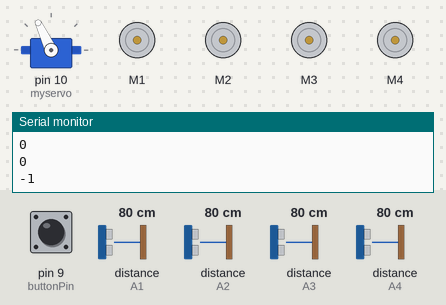
Bench run of a sketch on a simulated Arduino Uno, built with avr-gcc and run on an emulated ATmega328P. On the bench: servo, 4 × DC motor (green arrow = forward, orange = backward, longer = faster), the last lines printed to the serial monitor. Inputs (shaded band) come from the test bench; at power-on: pin 9 (buttonPin) LOW, distance to the obstacle (sensors on A4, A2, A1, A3) 80 cm. The echo pulse lasts 58.3 µs per cm.

Above: at 1.4 s.
1.5 s: pin 9 (buttonPin) pulled HIGH for 0.4 s
3.4 s: pin 9 (buttonPin) pulled HIGH for 1 s
At 7.3 s:
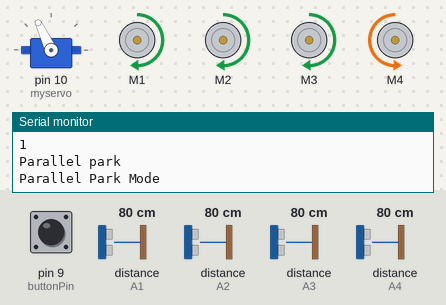
7.4 s: distance to the obstacle (sensor on A4) set to 25 cm
8.9 s: distance to the obstacle (sensor on A4) set to 20 cm
At 10.3 s:
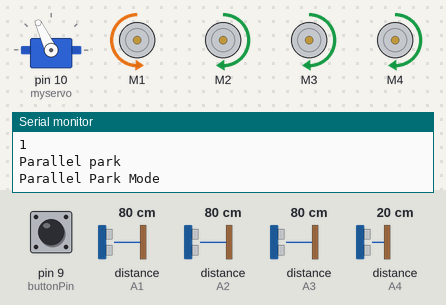
At 10.8 s:
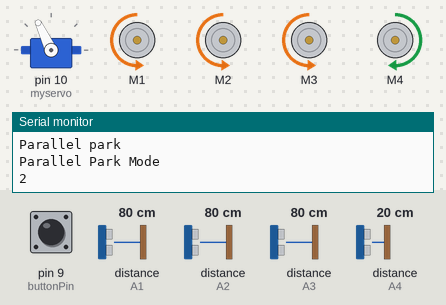
11.9 s: pin 9 (buttonPin) pulled HIGH for 0.4 s
At 14.39 s:
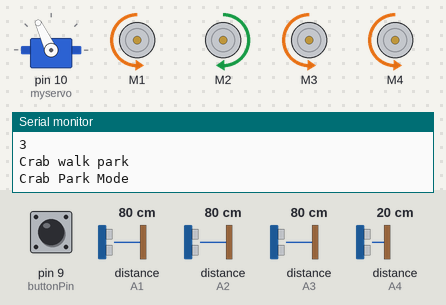
15.3 s: distance to the obstacle (sensor on A2) set to 11 cm
18.3 s: distance to the obstacle (sensor on A2) set to 8 cm
Timing chart, 0 to 21.0 s (numbered marks = the images above; inputs shaded):
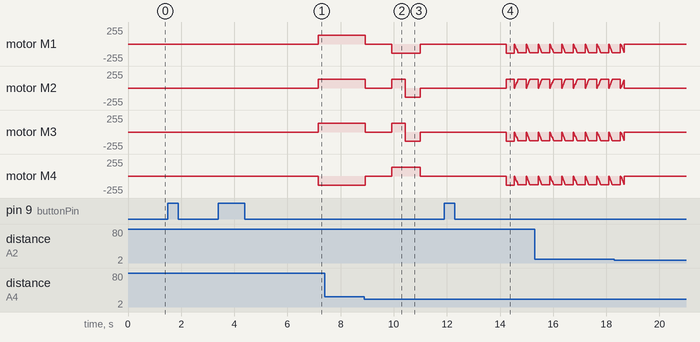

The sketch:

Rover_Final_Code.ino
```cpp
//Made for project in Autonomoues vehicle design under Prof. R.Calhoun at ASU

#include <AFMotor.h>
#include <NewPing.h>
#include <Servo.h>

#define SONAR_NUM 4
#define TRIG_PIN A0
#define ECHO_PIN A1
#define MAX_DISTANCE 200 // MAX distance to be measured by a Sonar module
#define MAX_SPEED 135 // set speed of DC  motors
#define MAX_SPEED_OFFSET 20

//Drive mode parameters
int buttonPin = 9;
int buttonRead;
int dt=100;
int buttonNew;
int buttonOld = 1;
int s = -1;
int d1 = 0;
int d2 = 0;
int d3 = 0;
int d21 = 0;

NewPing sonar[SONAR_NUM] = {   // Sensor object array.
  NewPing(TRIG_PIN, A1, MAX_DISTANCE),
  NewPing(TRIG_PIN, A2, MAX_DISTANCE),
  NewPing(TRIG_PIN, A3, MAX_DISTANCE),
  NewPing(TRIG_PIN, A4, MAX_DISTANCE)
};

//L293D Extension Module Motor pin connection definition
AF_DCMotor motor1(1, MOTOR12_1KHZ);
AF_DCMotor motor2(2, MOTOR12_1KHZ);
AF_DCMotor motor3(3, MOTOR34_1KHZ);
AF_DCMotor motor4(4, MOTOR34_1KHZ);
Servo myservo;
boolean goesForward=false;
int distance[4] = {100,100,100,100};
int speedSet = 0;

void setup() { // Void Setup function

  Serial.begin(115200);
  myservo.attach(10);
  myservo.write(115);
  for (uint8_t i = 0; i < SONAR_NUM; i++) {
    delay(50);
    distance[i] = sonar[i].ping_cm();
  }
  pinMode(buttonPin,INPUT);
}

void loop() { // Void loop function
  buttonNew = digitalRead(buttonPin);
  if(buttonOld==0 && buttonNew==1){ //Button variable to switch between drive modes
  s = (s+1)%6;
  }
  Serial.println(buttonNew);
  Serial.println(buttonOld);
  Serial.println(s);
  if(s==0 || s==2 || s==4){ //Neutral Mode for s=0, 2 and 4
    Serial.println("Neutral");
     moveStop();
  }
  if(s==1){ // Parallel parking mode
    Serial.println("Parallel park");
    parallel_park();
    Serial.println(s);
  }

  if(s==3){ // Crab parking mode
    Serial.println("Crab walk park");
    reverse_park();
     Serial.println(s);
  }

  if(s==5){ // Obstacle avoidance mode
    Serial.println("Obstacle avoidance");
    obstacle();
    Serial.println(s);
  }

buttonOld = buttonNew;
delay(dt);

 for (uint8_t i = 0; i < SONAR_NUM; i++) {
    delay(50);
    distance[i] = sonar[i].ping_cm(); //Capturing all the sensor values in a loop
}
}

void obstacle() { // function for obstacle avoidance

 int distanceR = 0;
 int distanceL =  0;
 delay(40);
 Serial.println(distance[0]);
 if(distance[0]<=20)
 {    Serial.println(distance[0]);
      moveStop();
      delay(100);
      moveBackward();
      delay(300);
      moveStop();
      delay(200);
      distanceR = lookRight();
      delay(200);
      distanceL = lookLeft();
      delay(200);
      if(distanceL>=distanceR)
      {
        turnLeft();
        moveStop();
      }else
      {
        turnRight();
        moveStop();
      }
      delay(250);
 }

  if(sonar[0].ping_cm()>25)
  {
   moveForward();
  }

   for (uint8_t i = 0; i < SONAR_NUM; i++) {
     delay(50);
     distance[i] = sonar[i].ping_cm(); //Capturing all the sensor values in a loop
   }

}

void parallel_park() { //Function for parallel park
    Serial.println("Parallel Park Mode");

    while(sonar[1].ping_cm()<=13 || sonar[2].ping_cm()<=13){

    moveForward();
    }
    d1= sonar[1].ping_cm();
    d2= sonar[2].ping_cm();
    if(d1==0 || d2==0){
      if(d1==0){d1=200;}
      if(d2==0){d2=200;}
    }
    if(d1>13 && d2>13){
      // d11 = sonar[1].ping_cm();
      // d21 = sonar[2].ping_cm();
      // if(d11==0 || d21==0){
      //   if(d11==0){d11=200;}
      //   if(d21==0){d21=200;}
      // }
      // if(d11<=13 && d21<=13){
        delay(700);
        //Serial.println("loop enter");
        moveStop();
        delay(2000);
        turnRight();
        delay(500);
        // d3 = sonar[3].ping_cm();
        while(sonar[3].ping_cm()>22){
          moveBackward();
          delay(250);
        }
        moveStop();
        delay(1000);
        // while(sonar[1].ping_cm()>5 || sonar[2].ping_cm()>5){
        //   delay(250);
           turnLeft();
        // }
        delay(250);
        s=2;
      // }
    }
  }


void reverse_park() { //Function for crab walk park
      Serial.println("Crab Park Mode");
    while(sonar[1].ping_cm()<=13 || sonar[2].ping_cm()<=13){
    //Serial.println("Forward");

    moveForward();
    }
    d1= sonar[1].ping_cm();
    d2= sonar[2].ping_cm();
    if(d1==0 || d2==0){
      if(d1==0){d1=200;}
      if(d2==0){d2=200;}
    }
    if(d1>13 && d2>13){
      delay(250);
      moveStop();
      delay(2000);
      while(sonar[1].ping_cm()>=10 && sonar[2].ping_cm()>=10){
      moveLeft();
      Serial.println("Left");
      }
      moveStop();
      delay(1000);
      //while(sonar[3].ping_cm()>5){moveBackward();}
      s=4;
    }
  }

int lookRight()
{
    myservo.write(50);
    delay(500);
    int dist = sonar[0].ping_cm();
    delay(100);
    myservo.write(115);
    return dist;
}

int lookLeft()
{
    myservo.write(170);
    delay(500);
    int dist = sonar[0].ping_cm();
    delay(100);
    myservo.write(115);
    return dist;
    delay(100);
}

void moveStop() {
  motor1.run(RELEASE);
  motor2.run(RELEASE);
  motor3.run(RELEASE);
  motor4.run(RELEASE);
  }

void moveLeft(){
  motor1.run(BACKWARD);
  motor2.run(FORWARD);
  motor3.run(BACKWARD);
  motor4.run(BACKWARD);
  delay(300);
  for (speedSet = 0; speedSet < MAX_SPEED; speedSet +=5)
  {
    motor1.setSpeed(speedSet);
    motor2.setSpeed(speedSet);
    motor3.setSpeed(speedSet);
    motor4.setSpeed(speedSet);
    delay(5);
  }
}

void moveRight(){
  motor1.run(FORWARD);
  motor2.run(BACKWARD);
  motor3.run(FORWARD);
  motor4.run(FORWARD);
  delay(500);
  for (speedSet = 0; speedSet < MAX_SPEED; speedSet +=5)
  {
    motor1.setSpeed(speedSet);
    motor2.setSpeed(speedSet);
    motor3.setSpeed(speedSet);
    motor4.setSpeed(speedSet);
    delay(5);
  }
}

void moveForward() {
    goesForward=true;
    motor1.run(BACKWARD);
    motor2.run(BACKWARD);
    motor3.run(BACKWARD);
    motor4.run(FORWARD);
    speedSet=MAX_SPEED;
 //  for (speedSet = 0; speedSet < MAX_SPEED; speedSet +=2)
   // {
    motor1.setSpeed(speedSet);
    motor2.setSpeed(speedSet);
    motor3.setSpeed(speedSet);
    motor4.setSpeed(speedSet);
   // delay(5);
   //}
}

void moveBackward() {
    goesForward=false;
    motor1.run(FORWARD);
    motor2.run(FORWARD);
    motor3.run(FORWARD);
    motor4.run(BACKWARD);
    speedSet=MAX_SPEED;
   // for (speedSet = 0; speedSet < MAX_SPEED; speedSet +=2)
    //{
      motor1.setSpeed(speedSet);
      motor2.setSpeed(speedSet);
      motor3.setSpeed(speedSet);
      motor4.setSpeed(speedSet);
   //   delay(5);
  // }
}

void turnRight() {
  motor1.run(FORWARD);
  motor2.run(BACKWARD);
  motor3.run(BACKWARD);
  motor4.run(BACKWARD);
  delay(500);
  motor1.run(BACKWARD);
  motor2.run(BACKWARD);
  motor3.run(BACKWARD);
  motor4.run(FORWARD);
}

void turnLeft() {
  motor1.run(BACKWARD);
  motor2.run(FORWARD);
  motor3.run(FORWARD);
  motor4.run(FORWARD);
  delay(500);
  motor1.run(BACKWARD);
  motor2.run(BACKWARD);
  motor3.run(BACKWARD);
  motor4.run(FORWARD);
}
```

Measured:
- the behaviour switches between 23 and 22 cm on distance to the obstacle (sensor on A4) (found by bisection; images 1 and 2)
- after the input at 3.4 s, motor M1–3: stopped → forward 135/255 after 3.8 s; motor M4: stopped → backward 135/255 after 3.8 s
- after the input at 7.4 s, every drawn part: stays the same
- after the input at 8.9 s, motor M1: forward 135/255 → stopped at once, → backward 135/255 1.0 s later, → stopped 1.1 s later; motor M2: forward 135/255 → stopped at once, → forward 135/255 1.0 s later, → backward 135/255 0.50 s later, → stopped 0.57 s later
- after the input at 11.9 s, motor M1, motor M3, motor M4: ramps from stopped to backward 135/255 and jumps back, once every 0.45 s; motor M2: ramps from stopped to forward 135/255 and jumps back, once every 0.45 s
